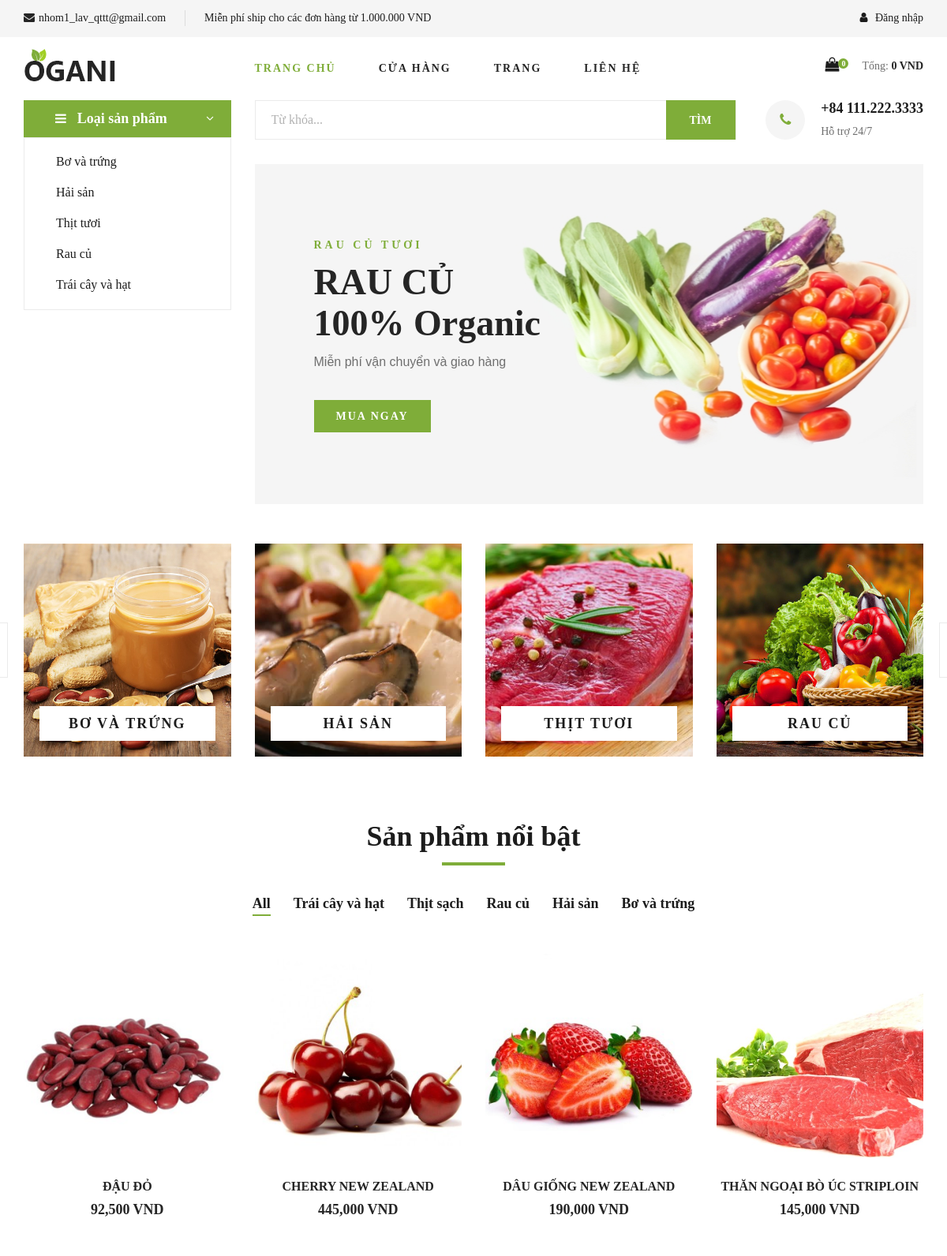
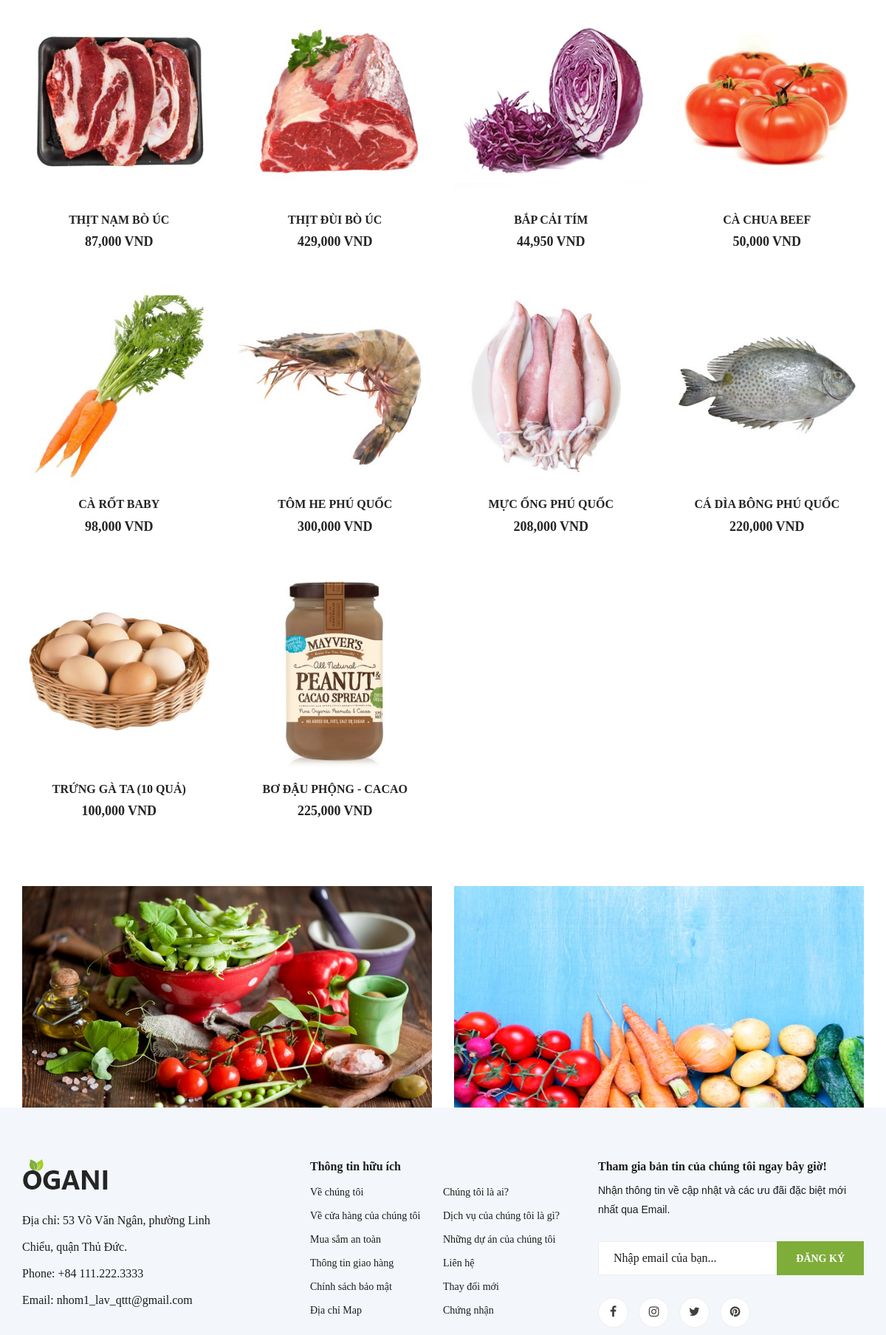
The page / (upper part) on the database its author committed (2 pictures, top to bottom).
### tables this page shows
CREATE TABLE IF NOT EXISTS `protypes` (
  `type_id` int(11) NOT NULL AUTO_INCREMENT,
  `type_name` varchar(100) NOT NULL,
  `type_img` varchar(100) NOT NULL,
  PRIMARY KEY (`type_id`)
);

CREATE TABLE IF NOT EXISTS `products` (
  `id` int(11) NOT NULL AUTO_INCREMENT,
  `name` varchar(100) NOT NULL,
  `price` decimal(10,0) NOT NULL,
  `description` varchar(1000) NOT NULL,
  `information` text NOT NULL,
  `image` varchar(100) NOT NULL,
  `type_id` int(11) NOT NULL,
  `weight` float NOT NULL,
  `feature` tinyint(4) NOT NULL,
  `created_at` timestamp NOT NULL DEFAULT current_timestamp(),
  PRIMARY KEY (`id`)
);

### models/db.php (called while the page is built, shortened)
<?php
class Db
{
    public static $connection;
    public function __construct()
    {
        if (!self::$connection) {
            self::$connection = new mysqli(DB_HOST, DB_USER, DB_PASSWORD, DB_NAME, DB_PORT);
            self::$connection->set_charset(DB_CHARSET);
        }
        return self::$connection;
    }
}

### models/protype.php (called while the page is built, shortened)
<?php
class Protype extends Db{
    function getAllProtype(){
        $sql = self::$connection->prepare("SELECT * FROM `protypes`");
        $sql->execute();
        $items = $sql->get_result()->fetch_all(MYSQLI_ASSOC);
        return $items;
    }
}

### models/product.php (called while the page is built, shortened)
<?php
class Product extends Db{
    function getAllFeatureProductsByType($type_id){
        $sql = self::$connection->prepare("SELECT *
        FROM `products`
        WHERE `products`.`feature` = 1
        AND `products`.`type_id` = $type_id");
        $sql->execute();
        $items = $sql->get_result()->fetch_all(MYSQLI_ASSOC);
        return $items;
    }
}

### index.php (the view, shortened to what this page needs)
<?php
include_once('models/db.php');
include_once('models/login.php');
include 'models/protype.php';
include 'models/product.php';
$username = NULL;
$checkLogin = false;
$protype = new Protype();
$protypeList = $protype->getAllProtype();
$product = new Product();
?>
<?php
$totalQty = 0;
$totalPrice = 0;
?>
<!DOCTYPE html>
<html lang="vi us">
<head>
    <link rel="stylesheet" href="css/bootstrap.min.css" type="text/css">
    <link rel="stylesheet" href="css/font-awesome.min.css" type="text/css">
    <link rel="stylesheet" href="css/elegant-icons.css" type="text/css">
    <link rel="stylesheet" href="css/nice-select.css" type="text/css">
    <link rel="stylesheet" href="css/jquery-ui.min.css" type="text/css">
    <link rel="stylesheet" href="css/owl.carousel.min.css" type="text/css">
    <link rel="stylesheet" href="css/slicknav.min.css" type="text/css">
    <link rel="stylesheet" href="css/style.css" type="text/css">
</head>
<body>
    <header class="header">
        <div class="header__top">
            <div class="container">
                <div class="row">
                    <div class="col-lg-6 col-md-6">
                        <div class="header__top__left">
                            <ul>
                                <li><i class="fa fa-envelope"></i>nhom1_lav_qttt@gmail.com</li>
                                <li>Miễn phí ship cho các đơn hàng từ 1.000.000 VND</li>
                            </ul>
                        </div>
                    </div>
                    <div class="col-lg-6 col-md-6">
                        <div class="header__top__right">
                            <div class="header__top__right__auth">
                                <?php
                                if ($checkLogin === false) {
                                    echo "<a href='login.php'><i class='fa fa-user'></i> Đăng nhập</a>";
                                } else {
                                    echo "<a href='logout.php'><i class='fa fa-user'></i> Đăng xuất | $username</a>";
                                }
                                ?>
                            </div>
                        </div>
                    </div>
                </div>
            </div>
        </div>
        <div class="container">
            <div class="row">
                <div class="col-lg-3">
                    <div class="header__logo">
                        <a href="index.php"><img src="img/logo.png" alt=""></a>
                    </div>
                </div>
                <div class="col-lg-6">
                    <nav class="header__menu">
                        <ul>
                            <li class="active"><a href="index.php">Trang chủ</a></li>
                            <li><a href="shop-grid.php">Cửa hàng</a></li>
                            <li><a href="#">Trang</a>
                            </li>
                            <li><a href="contact.php">Liên hệ</a></li>
                        </ul>
                    </nav>
                </div>
                <div class="col-lg-3">
                    <div class="header__cart">
                        <ul>
                            <li><a href="shoping-cart.php"><i class="fa fa-shopping-bag"></i> <span><?php echo $totalQty?></span></a></li>
                        </ul>
                        <div class="header__cart__price">Tổng: <span><?php echo number_format($totalPrice)?> VND</span></div>
                    </div>
                </div>
            </div>
        </div>
    </header>
    <section class="hero">
        <div class="container">
            <div class="row">
                <div class="col-lg-3">
                    <div class="hero__categories">
                        <div class="hero__categories__all">
                            <i class="fa fa-bars"></i>
                            <span>Loại sản phẩm</span>
                        </div>
                        <ul>
                            <?php foreach ($protype->getAllProtype() as $value) { ?>
                                <li><a href="classify.php?type_id=<?php echo $value['type_id'] ?>"><?php echo $value['type_name'] ?></a></li>
                            <?php } ?>
                        </ul>
                    </div>
                </div>
                <div class="col-lg-9">
                    <div class="hero__search">
                        <div class="hero__search__form">
                            <form action="search.php" method="get">
                                <input type="text" placeholder="Từ khóa..." name="key">
                                <button type="submit" class="site-btn">TÌM</button>
                            </form>
                        </div>
                        <div class="hero__search__phone">
                            <div class="hero__search__phone__icon">
                                <i class="fa fa-phone"></i>
                            </div>
                            <div class="hero__search__phone__text">
                                <h5>+84 111.222.3333</h5>
                                <span>Hỗ trợ 24/7</span>
                            </div>
                        </div>
                    </div>
                    <div class="hero__item set-bg" data-setbg="img/hero/banner.jpg">
                        <div class="hero__text">
                            <span>RAU CỦ TƯƠI</span>
                            <h2>RAU CỦ <br>100% Organic</h2>
                            <p>Miễn phí vận chuyển và giao hàng</p>
                            <a href="shop-grid.php" class="primary-btn">MUA NGAY</a>
                        </div>
                    </div>
                </div>
            </div>
        </div>
    </section>
    <section class="categories">
        <div class="container">
            <div class="row">
                <div class="categories__slider owl-carousel">
                    <?php foreach ($protypeList as $item) { ?>
                        <div class="col-lg-3">
                            <div class="categories__item set-bg" data-setbg="img/categories/<?php echo $item['type_img'] ?>">
                                <h5><a href="classify.php?type_id=<?php echo $item['type_id'] ?>"><?php echo $item['type_name'] ?></a></h5>
                            </div>
                        </div>
                    <?php } ?>
                </div>
            </div>
        </div>
    </section>
    <section class="featured spad">
        <div class="container">
            <div class="row">
                <div class="col-lg-12">
                    <div class="section-title">
                        <h2>Sản phẩm nổi bật</h2>
                    </div>
                    <div class="featured__controls">
                        <ul id="categories">
                            <li class="active" data-filter="*">All</li>
                            <li data-filter=".traicayvahat">Trái cây và hạt</li>
                            <li data-filter=".thitsach">Thịt sạch</li>
                            <li data-filter=".raucu">Rau củ</li>
                            <li data-filter=".haisan">Hải sản</li>
                            <li data-filter=".bovatrung">Bơ và trứng</li>
                        </ul>
                    </div>
                </div>
            </div>
            <div class="row featured__filter">
                <?php foreach ($product->getAllFeatureProductsByType(3) as $item) { ?>
                    <div class="col-lg-3 col-md-4 col-sm-6 mix traicayvahat">
                        <div class="featured__item">
                            <div class="featured__item__pic set-bg" data-setbg="img/products/<?php echo $item['image'] ?>">
                            </div>
                            <div class="featured__item__text">
                                <h6><a href="shop-details.php?id=<?php echo $item['id'] ?>"><?php echo $item['name'] ?></a></h6>
                                <h5><?php echo number_format($item['price']) ?> VND</h5>
                            </div>
                        </div>
                    </div>
                <?php } ?>
                <?php foreach ($product->getAllFeatureProductsByType(1) as $item) { ?>
                    <div class="col-lg-3 col-md-4 col-sm-6 mix thitsach">
                        <div class="featured__item">
                            <div class="featured__item__pic set-bg" data-setbg="img/products/<?php echo $item['image'] ?>">
                            </div>
                            <div class="featured__item__text">
                                <h6><a href="shop-details.php?id=<?php echo $item['id'] ?>"><?php echo $item['name'] ?></a></h6>
                                <h5><?php echo number_format($item['price']) ?> VND</h5>
                            </div>
                        </div>
                    </div>
                <?php } ?>
                <?php foreach ($product->getAllFeatureProductsByType(2) as $item) { ?>
                    <div class="col-lg-3 col-md-4 col-sm-6 mix raucu">
                        <div class="featured__item">
                            <div class="featured__item__pic set-bg" data-setbg="img/products/<?php echo $item['image'] ?>">
                            </div>
                            <div class="featured__item__text">
                                <h6><a href="shop-details.php?id=<?php echo $item['id'] ?>"><?php echo $item['name'] ?></a></h6>
                                <h5><?php echo number_format($item['price']) ?> VND</h5>
                            </div>
                        </div>
                    </div>
                <?php } ?>
                <?php foreach ($product->getAllFeatureProductsByType(4) as $item) { ?>
                    <div class="col-lg-3 col-md-4 col-sm-6 mix haisan">
                        <div class="featured__item">
                            <div class="featured__item__pic set-bg" data-setbg="img/products/<?php echo $item['image'] ?>">
                            </div>
                            <div class="featured__item__text">
                                <h6><a href="shop-details.php?id=<?php echo $item['id'] ?>"><?php echo $item['name'] ?></a></h6>
                                <h5><?php echo number_format($item['price']) ?> VND</h5>
                            </div>
                        </div>
                    </div>
                <?php } ?>
                <?php foreach ($product->getAllFeatureProductsByType(5) as $item) { ?>
                    <div class="col-lg-3 col-md-4 col-sm-6 mix bovatrung">
                        <div class="featured__item">
                            <div class="featured__item__pic set-bg" data-setbg="img/products/<?php echo $item['image'] ?>">
                            </div>
                            <div class="featured__item__text">
                                <h6><a href="shop-details.php?id=<?php echo $item['id'] ?>"><?php echo $item['name'] ?></a></h6>
                                <h5><?php echo number_format($item['price']) ?> VND</h5>
                            </div>
                        </div>
                    </div>
                <?php } ?>
            </div>
        </div>
    </section>
    <div class="banner">
        <div class="container">
            <div class="row">
                <div class="col-lg-6 col-md-6 col-sm-6">
                    <div class="banner__pic">
                        <img src="img/banner/banner-1.jpeg" alt="">
                    </div>
                </div>
                <div class="col-lg-6 col-md-6 col-sm-6">
                    <div class="banner__pic">
                        <img src="img/banner/banner-2.jpg" alt="">
                    </div>
                </div>
            </div>
        </div>
    </div>
    <?php include('footer.php'); ?>

### rows shown on the page
protypes: type_name "Bơ và trứng", shows a picture, type_name "BƠ VÀ TRỨNG"
protypes: type_name "Hải sản", shows a picture, type_name "HẢI SẢN"
protypes: type_name "Thịt tươi", shows a picture, type_name "THỊT TƯƠI"
protypes: type_name "Rau củ", shows a picture, type_name "RAU CỦ"
protypes: type_name "Trái cây và hạt"
products: shows a picture, name "ĐẬU ĐỎ", price "92,500"
products: shows a picture, name "CHERRY NEW ZEALAND", price "445,000"
products: shows a picture, name "DÂU GIỐNG NEW ZEALAND", price "190,000"
products: shows a picture, name "THĂN NGOẠI BÒ ÚC STRIPLOIN", price "145,000"
products: shows a picture, name "THỊT NẠM BÒ ÚC", price "87,000"
products: shows a picture, name "THỊT ĐÙI BÒ ÚC", price "429,000"
products: shows a picture, name "BẮP CẢI TÍM", price "44,950"
products: shows a picture, name "CÀ CHUA BEEF", price "50,000"
products: shows a picture, name "CÀ RỐT BABY", price "98,000"
products: shows a picture, name "TÔM HE PHÚ QUỐC", price "300,000"
products: shows a picture, name "MỰC ỐNG PHÚ QUỐC", price "208,000"
products: shows a picture, name "CÁ DÌA BÔNG PHÚ QUỐC", price "220,000"
products: shows a picture, name "TRỨNG GÀ TA (10 QUẢ)", price "100,000"
products: shows a picture, name "BƠ ĐẬU PHỘNG - CACAO", price "225,000"

### other values the page prints
$totalQty "0"
$totalPrice "0"
